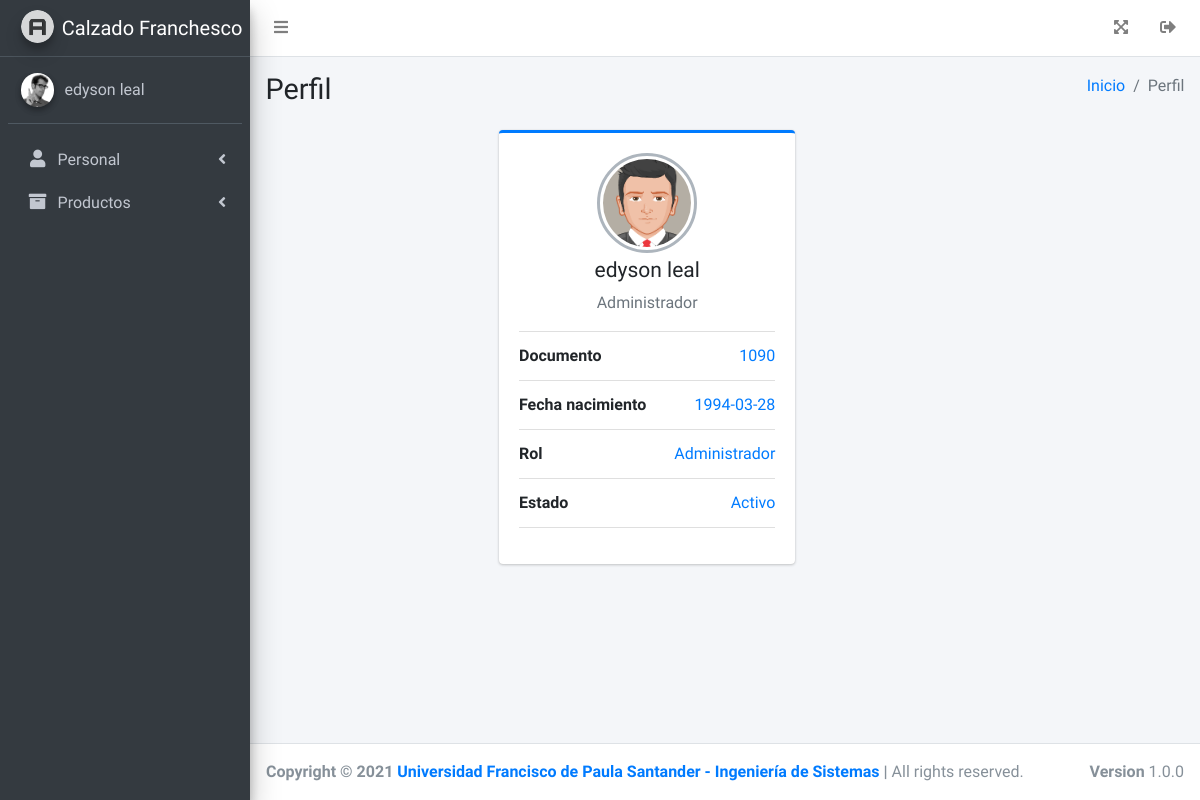
/Perfil (signed in), run on the app's committed database.
### tables this page shows
CREATE TABLE `persona` (
  `id` int(11) NOT NULL,
  `nombre` varchar(50) NOT NULL,
  `apellido` varchar(50) NOT NULL,
  `identificacion` varchar(20) NOT NULL,
  `fecha_nacimiento` date NOT NULL,
  `contrasena` varchar(50) NOT NULL,
  `estado` int(11) NOT NULL,
  `rol` int(11) NOT NULL
);

CREATE TABLE `rol` (
  `id` int(11) NOT NULL,
  `descripcion` varchar(100) NOT NULL
);

### controller/Controlador.php (called while the page is built)
<?php
class Controlador
{
    public function ctrPlantilla()
    {
        include "view/Plantilla.php";
    }
}

### index.php (called while the page is built, shortened)
<?php
require_once "controller/Controlador.php";
$plantilla = new Controlador();
$plantilla->ctrPlantilla();
?>

### view/modulos/navegacion/Perfil.php (the view)
<?php
$documento = $_SESSION['documento'];
$sql = "SELECT p.nombre, p.apellido, p.identificacion, p.fecha_nacimiento, p.estado, r.descripcion AS rol FROM persona p INNER JOIN rol r ON p.rol = r.id
WHERE p.identificacion = '$documento'";
$ejecutar = mysqli_query($conexion, $sql);
$row = $ejecutar->fetch_array(MYSQLI_ASSOC);
$identificacion = $row['identificacion'];
$nombre = $row['nombre'];
$apellido = $row['apellido'];
$fecha_nacimiento = $row['fecha_nacimiento'];
$rol = $row['rol'];
if ($row['estado'] == '1') {
    $estado = "Activo";
} else {
    $estado = "Inactivo";
}
?>
<section class="content-header">
    <div class="container-fluid">
        <div class="row mb-2">
            <div class="col-sm-6">
                <h1>Perfil</h1>
            </div>
            <div class="col-sm-6">
                <ol class="breadcrumb float-sm-right">
                    <li class="breadcrumb-item"><a href="Administracion">Inicio</a></li>
                    <li class="breadcrumb-item active">Perfil</li>
                </ol>
            </div>
        </div>
    </div>
</section>
<section class="content">
    <div class="container-fluid">
        <div class="row">
            <div class="col-md-3"></div>
            <div class="col-md-4">
                <div class="card card-primary card-outline">
                    <div class="card-body box-profile">
                        <div class="text-center">
                            <?php $imagen = "view/presentacion/img/avatar5.png"; ?>
                            <img class="profile-user-img img-fluid img-circle" src="<?php echo $imagen ?>" alt="User profile picture">
                        </div>
                        <h3 class="profile-username text-center"><?php echo $nombre . " " .  $apellido ?></h3>
                        <p class="text-muted text-center"><?php echo $rol; ?></p>
                        <ul class="list-group list-group-unbordered mb-3">
                            <li class="list-group-item">
                                <b>Documento</b> <a class="float-right"><?php echo $identificacion; ?></a>
                            </li>
                            <li class="list-group-item">
                                <b>Fecha nacimiento</b> <a class="float-right"><?php echo $fecha_nacimiento; ?></a>
                            </li>
                            <li class="list-group-item">
                                <b>Rol</b> <a class="float-right"><?php echo $rol; ?></a>
                            </li>
                            <li class="list-group-item">
                                <b>Estado</b> <a class="float-right"><?php echo $estado; ?></a>
                            </li>
                        </ul>
                    </div>
                </div>
            </div>
            <div class="col-md-3"></div>
        </div>
    </div>
</section>

### data on the page
persona: nombre "edyson", apellido "leal", rol.descripcion "Administrador", identificacion "1090", fecha_nacimiento "1994-03-28", estado "Activo"

### other printed values
$_SESSION['nombre'] "edyson"
$_SESSION['apellido'] "leal"
